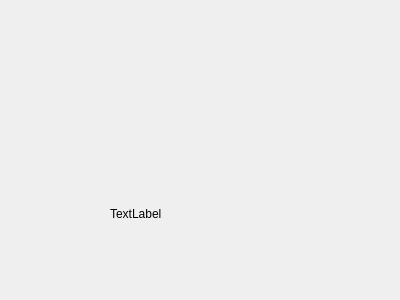
<?xml version="1.0" encoding="UTF-8"?>
<ui version="4.0">
 <class>myWidget</class>
 <widget class="QWidget" name="myWidget">
  <property name="geometry">
   <rect>
    <x>0</x>
    <y>0</y>
    <width>400</width>
    <height>300</height>
   </rect>
  </property>
  <property name="windowTitle">
   <string>myWidget</string>
  </property>
  <widget class="QLabel" name="label">
   <property name="geometry">
    <rect>
     <x>110</x>
     <y>180</y>
     <width>56</width>
     <height>67</height>
    </rect>
   </property>
   <property name="text">
    <string>TextLabel</string>
   </property>
  </widget>
 </widget>
 <layoutdefault spacing="6" margin="11"/>
 <resources/>
 <connections/>
</ui>
